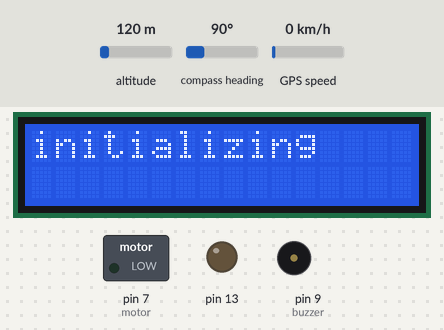
Bench run of a sketch on a simulated Arduino Uno, built with avr-gcc and run on an emulated ATmega328P. On the bench: 16×2 character LCD, switched loads named in the sketch (green lamp = pin HIGH), output pins drawn as LEDs (lit = HIGH), buzzer (waves = sounding). Inputs (shaded band) come from the test bench; at power-on: altitude 120 m, compass heading 90°, GPS speed 0 km/h. The GPS gets a fix after 3 s at 37.7749, -122.4194 with 8 satellites; the modem accepts every AT command (registered, SIM ready, sends succeed) and sends nothing else; what the sketch prints to the serial monitor is not drawn.

Above: at 5.3 s.
Timing chart, 0 to 130.0 s (numbered marks = the images above):
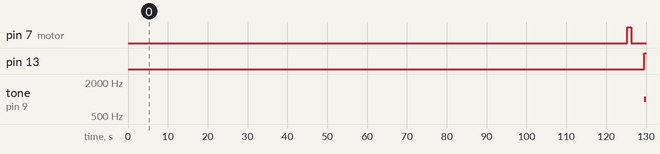

The sketch:

Alcohol-detector.ino
```cpp
#include <Wire.h>
#include <LiquidCrystal_I2C.h>
#include <TinyGPS++.h>
#include <SoftwareSerial.h>

#define analog_pin 0
#define motor 7
#define notDrunk 200
#define Drunk 350

float sensor_value;

LiquidCrystal_I2C lcd(0x3F, 16, 2);
int RXPin = 5;
int TXPin = 6;
int GPSBaud = 9600;
TinyGPSPlus gps;

SoftwareSerial gpsSerial(RXPin, TXPin);
char buffer[15];

SoftwareSerial sim800a(11,10);
String lat="12.9024391";
String lon="77.5130933";
int buzzer = 9;
//-------------------------------------------------------

void setup() {
  Serial.begin(9600);
  gpsSerial.begin(GPSBaud);
  sim800a.begin(9600);
  delay(2000);
  sendsms("+916363599416","system online");
  Serial.println("MQ3 warming up!");
  lcd.begin();
  lcd.backlight();
  lcd.clear();
  pinMode(motor, OUTPUT);
  pinMode(buzzer, OUTPUT);
  pinMode(13, OUTPUT);
  lcd.print("initializing");
  delay(120000);
  lcd.clear();
}
//----------------------------------------------------
void loop() {

  while (gpsSerial.available() > 0)
    if (gps.encode(gpsSerial.read()))
  if (millis() > 5000 && gps.charsProcessed() < 10)
  {
    Serial.println("No GPS detected");
    while(true);
  }
   lcd.clear();
  digitalWrite(motor, HIGH);
  sensor_value = analogRead(analog_pin);
//  Serial.print("Sensor Value: ");
//  Serial.print(sensor_value);

  if (sensor_value < notDrunk)
  {
    Serial.println("  |  Status: Not Drunk");
    lcd.setCursor(0,0);
    lcd.print("Data:");
    lcd.print(sensor_value);
    lcd.setCursor(0,1);
    lcd.print("Not Drunk");
    delay(1000);
    lcd.clear();
  }
  else if (sensor_value >= notDrunk && sensor_value < Drunk)
  {
    Serial.println("  |  Status: Drinking but within legal limits");
    lcd.setCursor(0,0);
    lcd.print("Data:");
    lcd.print(sensor_value);
    lcd.setCursor(0,1);
    lcd.print("In Limit");
    delay(1000);
    lcd.clear();
  }
  else
  {
    displayInfo();
    digitalWrite(motor, LOW);
    sendsms("+916363599416","https://www.google.com/maps/search/rnsit+ece+block/@"+lat+","+lon);
    tone(buzzer, 1000);
    digitalWrite(13, HIGH);
    delay(500);
    noTone(buzzer);
    digitalWrite(13, LOW);
    delay(500);
    tone(buzzer, 1000);
    digitalWrite(13, HIGH);
    delay(500);
    noTone(buzzer);
    digitalWrite(13, LOW);
    delay(500);
    Serial.println("  |  Status: DRUNK");
    lcd.setCursor(0,0);
    lcd.print("Data:");
    lcd.print(sensor_value);
    lcd.setCursor(0,1);
    lcd.print("Drunk");
    delay(1000);
    lcd.clear();
}
}
//-----------------------------------------------

void displayInfo()
{
  if (gps.location.isValid())
  {
    Serial.print("Latitude: ");
    Serial.println(gps.location.lat(), 6);
    Serial.print("Longitude: ");
    Serial.println(gps.location.lng(), 6);
    double lat= (gps.location.lat(), 6);
    double lon= (gps.location.lng(), 6);
    dtostrf(lat, 10, 6, buffer);
    dtostrf(lon, 10, 6, buffer);
    String la = String(buffer);
    String lo = String(buffer);
//    sendsms("+916363599416",la+lo);

  }
  else
  {
    Serial.println("Location: Not Available");
//    sendsms("+916363599416","Location not available");
  }

  Serial.print("Date: ");
  if (gps.date.isValid())
  {
    Serial.print(gps.date.month());
    Serial.print("/");
    Serial.print(gps.date.day());
    Serial.print("/");
    Serial.println(gps.date.year());
  }
  else
  {
    Serial.println("Not Available");
  }

  Serial.print("Time: ");
  if (gps.time.isValid())
  {
    if (gps.time.hour() < 10) Serial.print(F("0"));
    Serial.print(gps.time.hour());
    Serial.print(":");
    if (gps.time.minute() < 10) Serial.print(F("0"));
    Serial.print(gps.time.minute());
    Serial.print(":");
    if (gps.time.second() < 10) Serial.print(F("0"));
    Serial.print(gps.time.second());
    Serial.print(".");
    if (gps.time.centisecond() < 10) Serial.print(F("0"));
    Serial.println(gps.time.centisecond());
  }
  else
  {
    Serial.println("Not Available");
  }
  Serial.println();
  Serial.println();
  delay(1000);
}
void sendsms(String phoneNumber, String message) {
  sim800a.println("AT+CMGF=1");
  delay(1000);
  sim800a.println("AT+CMGS=\"" + phoneNumber + "\"");
  delay(1000);
  sim800a.println(message);
  delay(100);
  sim800a.println((char)26);
  delay(1000);
  sim800a.println();
}
```

Measured:
- by itself, pin 7 (motor): LOW → HIGH at 125 s, → LOW 1.0 s later
- by itself, pin 13: LOW → HIGH at 130 s
- by itself, tone on pin 9 (buzzer): silent → 1000 Hz at 130 s
